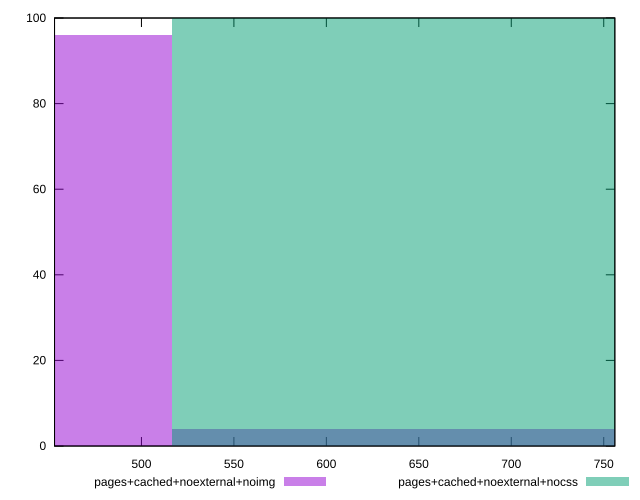

Source code (gnuplot):
reset

$pagesCachedNoexternalNoimg <<EOF
344.5151813127976 96
689.0303626255952 4
EOF

$pagesCachedNoexternalNocss <<EOF
689.0303626255952 100
EOF

set key outside below
set boxwidth 344.5151813127976
set xrange [453:756]
set yrange [0:100]
set trange [0:100]
set style fill transparent solid 0.5 noborder
set terminal svg size 640, 500 enhanced background rgb 'white'
set output "reprap/uses-rel-preload/comparison/histogram/8_vs_9.svg"

plot $pagesCachedNoexternalNoimg title "pages+cached+noexternal+noimg" with boxes, \
     $pagesCachedNoexternalNocss title "pages+cached+noexternal+nocss" with boxes

reset
